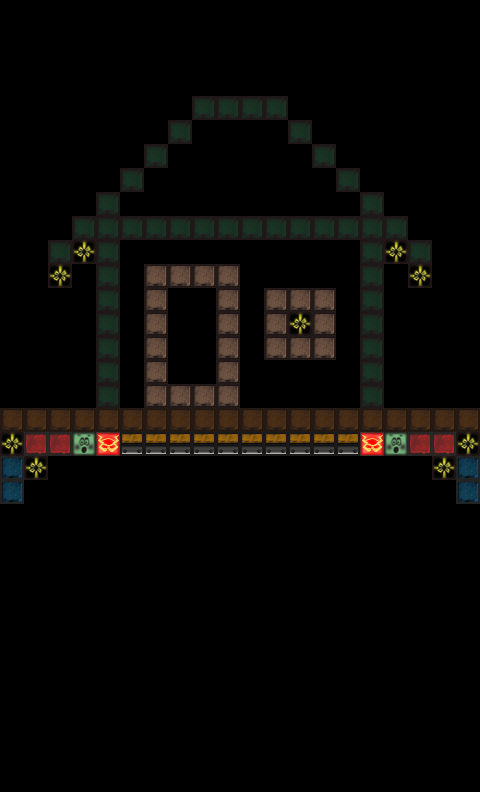

The image is a tile-based game level rendered from a .tmx file. Its description and source (layers, tilesets, objects; grid data summarised) follow:
An orthogonal 20x33 tile map with 24x24 px tiles, 1 tile layer (Graphics) and 117 objects.

<map version="1.0" orientation="orthogonal" renderorder="right-down" width="20" height="33" tilewidth="24" tileheight="24" nextobjectid="280">
 <tileset firstgid="1" name="bricks" tilewidth="24" tileheight="24" tilecount="16" columns="16">
  <image source="../Bricks/new_basic/basic_bricks.png" width="384" height="24" />
 </tileset>
 <layer name="Graphics" width="20" height="33">
  <data>[660 cells, 117 non-empty, 9 distinct tile ids]</data>
 </layer>
 <objectgroup name="powerups">
  <object id="214" x="0" y="432" width="24" height="24" />
  <object id="215" x="456" y="432" width="24" height="24" />
  <object id="218" x="288" y="312" width="24" height="24" />
  <object id="219" x="384" y="240" width="24" height="24" />
  <object id="220" x="72" y="240" width="24" height="24" />
  <object id="276" x="408" y="264" width="24" height="24" />
  <object id="277" x="48" y="264" width="24" height="24" />
  <object id="278" x="24" y="456" width="24" height="24" />
  <object id="279" x="432" y="456" width="24" height="24" />
 </objectgroup>
 <objectgroup name="d5">
  <object id="143" x="360" y="384" width="24" height="24" />
  <object id="144" x="360" y="360" width="24" height="24" />
  <object id="145" x="360" y="336" width="24" height="24" />
  <object id="146" x="360" y="312" width="24" height="24" />
  <object id="147" x="360" y="288" width="24" height="24" />
  <object id="148" x="360" y="264" width="24" height="24" />
  <object id="149" x="360" y="240" width="24" height="24" />
  <object id="150" x="360" y="216" width="24" height="24" />
  <object id="151" x="384" y="216" width="24" height="24" />
  <object id="152" x="408" y="240" width="24" height="24" />
  <object id="153" x="360" y="192" width="24" height="24" />
  <object id="154" x="336" y="168" width="24" height="24" />
  <object id="155" x="312" y="144" width="24" height="24" />
  <object id="156" x="288" y="120" width="24" height="24" />
  <object id="157" x="264" y="96" width="24" height="24" />
  <object id="158" x="240" y="96" width="24" height="24" />
  <object id="159" x="216" y="96" width="24" height="24" />
  <object id="160" x="192" y="96" width="24" height="24" />
  <object id="161" x="168" y="120" width="24" height="24" />
  <object id="162" x="144" y="144" width="24" height="24" />
  <object id="163" x="120" y="168" width="24" height="24" />
  <object id="164" x="96" y="192" width="24" height="24" />
  <object id="165" x="72" y="216" width="24" height="24" />
  <object id="166" x="48" y="240" width="24" height="24" />
  <object id="167" x="96" y="216" width="24" height="24" />
  <object id="168" x="120" y="216" width="24" height="24" />
  <object id="169" x="144" y="216" width="24" height="24" />
  <object id="170" x="168" y="216" width="24" height="24" />
  <object id="171" x="192" y="216" width="24" height="24" />
  <object id="172" x="216" y="216" width="24" height="24" />
  <object id="173" x="240" y="216" width="24" height="24" />
  <object id="174" x="264" y="216" width="24" height="24" />
  <object id="175" x="288" y="216" width="24" height="24" />
  <object id="176" x="312" y="216" width="24" height="24" />
  <object id="177" x="336" y="216" width="24" height="24" />
  <object id="178" x="96" y="240" width="24" height="24" />
  <object id="179" x="96" y="264" width="24" height="24" />
  <object id="181" x="96" y="288" width="24" height="24" />
  <object id="182" x="96" y="312" width="24" height="24" />
  <object id="183" x="96" y="336" width="24" height="24" />
  <object id="184" x="96" y="360" width="24" height="24" />
  <object id="185" x="96" y="384" width="24" height="24" />
 </objectgroup>
 <objectgroup name="d4">
  <object id="186" x="144" y="264" width="24" height="24" />
  <object id="187" x="168" y="264" width="24" height="24" />
  <object id="188" x="192" y="264" width="24" height="24" />
  <object id="189" x="216" y="264" width="24" height="24" />
  <object id="190" x="216" y="288" width="24" height="24" />
  <object id="191" x="216" y="312" width="24" height="24" />
  <object id="192" x="216" y="336" width="24" height="24" />
  <object id="193" x="216" y="360" width="24" height="24" />
  <object id="194" x="216" y="384" width="24" height="24" />
  <object id="195" x="192" y="384" width="24" height="24" />
  <object id="197" x="168" y="384" width="24" height="24" />
  <object id="198" x="144" y="384" width="24" height="24" />
  <object id="199" x="144" y="360" width="24" height="24" />
  <object id="200" x="144" y="336" width="24" height="24" />
  <object id="201" x="144" y="312" width="24" height="24" />
  <object id="202" x="144" y="288" width="24" height="24" />
  <object id="203" x="264" y="288" width="24" height="24" />
  <object id="204" x="288" y="288" width="24" height="24" />
  <object id="205" x="312" y="288" width="24" height="24" />
  <object id="209" x="312" y="312" width="24" height="24" />
  <object id="210" x="312" y="336" width="24" height="24" />
  <object id="211" x="288" y="336" width="24" height="24" />
  <object id="212" x="264" y="336" width="24" height="24" />
  <object id="213" x="264" y="312" width="24" height="24" />
 </objectgroup>
 <objectgroup name="d3">
  <object id="123" x="0" y="408" width="24" height="24" />
  <object id="124" x="24" y="408" width="24" height="24" />
  <object id="125" x="48" y="408" width="24" height="24" />
  <object id="126" x="72" y="408" width="24" height="24" />
  <object id="127" x="96" y="408" width="24" height="24" />
  <object id="128" x="120" y="408" width="24" height="24" />
  <object id="129" x="144" y="408" width="24" height="24" />
  <object id="130" x="168" y="408" width="24" height="24" />
  <object id="131" x="192" y="408" width="24" height="24" />
  <object id="132" x="216" y="408" width="24" height="24" />
  <object id="133" x="240" y="408" width="24" height="24" />
  <object id="134" x="264" y="408" width="24" height="24" />
  <object id="135" x="288" y="408" width="24" height="24" />
  <object id="136" x="312" y="408" width="24" height="24" />
  <object id="137" x="336" y="408" width="24" height="24" />
  <object id="138" x="360" y="408" width="24" height="24" />
  <object id="139" x="384" y="408" width="24" height="24" />
  <object id="140" x="408" y="408" width="24" height="24" />
  <object id="141" x="432" y="408" width="24" height="24" />
  <object id="142" x="456" y="408" width="24" height="24" />
 </objectgroup>
 <objectgroup name="d2" />
 <objectgroup name="d1">
  <object id="261" x="24" y="432" width="24" height="24" />
  <object id="262" x="48" y="432" width="24" height="24" />
  <object id="264" x="408" y="432" width="24" height="24" />
  <object id="265" x="432" y="432" width="24" height="24" />
  <object id="266" x="456" y="456" width="24" height="24" />
  <object id="267" x="456" y="480" width="24" height="24" />
  <object id="268" x="0" y="456" width="24" height="24" />
  <object id="269" x="0" y="480" width="24" height="24" />
 </objectgroup>
 <objectgroup name="wall" />
 <objectgroup name="slow_down" />
 <objectgroup name="speed_up">
  <object id="274" x="360" y="432" width="24" height="24" />
  <object id="275" x="96" y="432" width="24" height="24" />
 </objectgroup>
 <objectgroup name="half_wall">
  <object id="235" x="120" y="432" width="24" height="24" />
  <object id="236" x="144" y="432" width="24" height="24" />
  <object id="238" x="168" y="432" width="24" height="24" />
  <object id="240" x="192" y="432" width="24" height="24" />
  <object id="241" x="216" y="432" width="24" height="24" />
  <object id="242" x="240" y="432" width="24" height="24" />
  <object id="243" x="264" y="432" width="24" height="24" />
  <object id="244" x="288" y="432" width="24" height="24" />
  <object id="245" x="312" y="432" width="24" height="24" />
  </objectgroup>
 <objectgroup name="ice_block" />
 <objectgroup name="TNT" />
 <objectgroup name="oops">
  <!-- 2 objects omitted --></objectgroup>
</map>
<!-- 3 of 117 objects omitted -->
